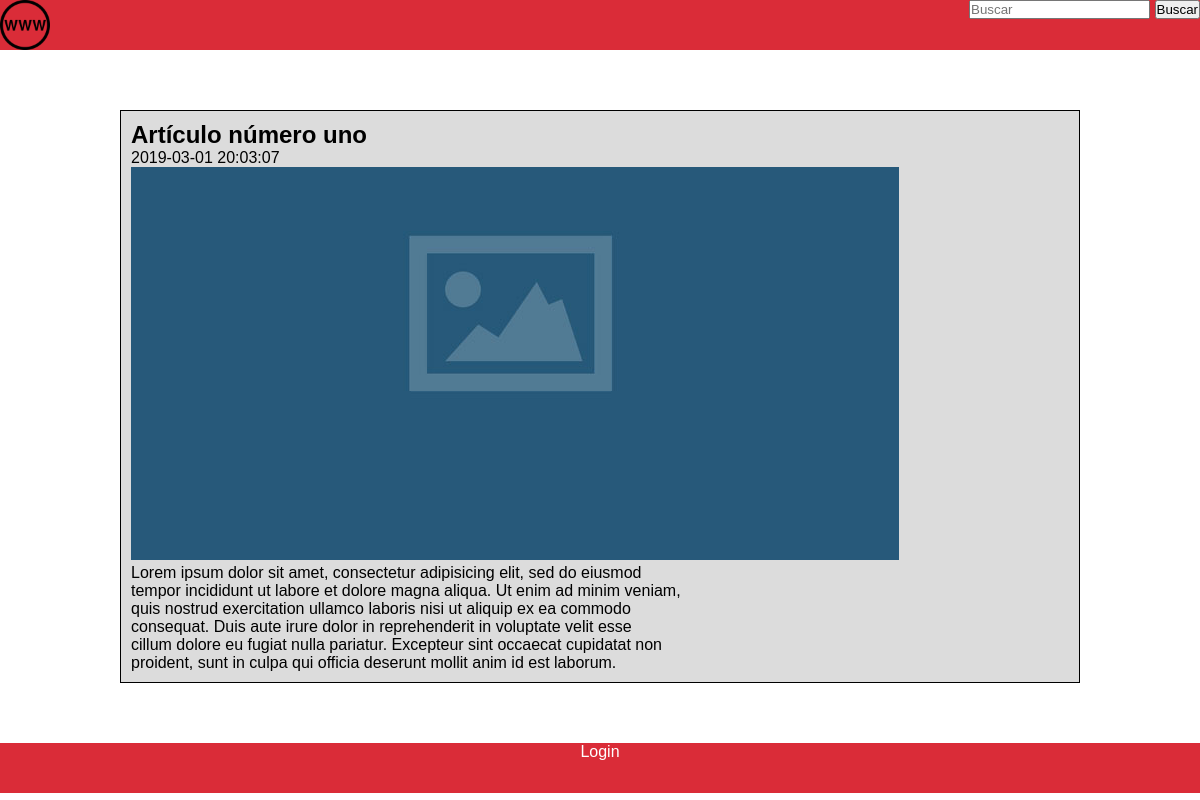
The app's page /single.php?id=5 with its own data.
### tables this page shows
CREATE TABLE `articulos` (
  `id` int(11) NOT NULL,
  `titulo` varchar(200) DEFAULT NULL,
  `extracto` varchar(200) DEFAULT NULL,
  `fecha` timestamp NULL DEFAULT CURRENT_TIMESTAMP,
  `texto` text,
  `thumb` varchar(50) DEFAULT NULL
);

### single.php (called while the page is built, shortened)
<?php
require 'admin/config.php';
require 'functions.php';
$conexion = conexion($bd_config);
$id_articulo = id_articulo($_GET['id']);
$post = obtener_post_por_id($conexion, $id_articulo);
$post = $post[0];
require 'views/single.view.php';
?>

### functions.php (called while the page is built, shortened)
<?php
function limpiarDatos($datos) {
	$datos = trim($datos);
	$datos = stripcslashes($datos);
	$datos = htmlspecialchars($datos);
	return $datos;
}
function id_articulo($id) {
	return (int) limpiarDatos($id);
}
function obtener_post_por_id($conexion, $id) {
	$resultado = $conexion->query("SELECT * FROM articulos WHERE id = $id LIMIT 1");
	$resultado = $resultado->fetchAll();
	return ($resultado) ? $resultado : false;
}
?>

### admin/config.php (called while the page is built, shortened)
<?php
$blog_config = array(
	'post_por_pagina' => '3',
	'carpeta_imagenes' => 'img/'
);
?>

### views/single.view.php (the view)
<?php require 'views/header.php'; ?>
<div class="contenedor">
	<div class="articulo">
		<h2 class="titulo"><?php echo $post['titulo']; ?></h2>
		<p class="fecha"><?php echo $post['fecha']; ?></p>
		<div class="thumb">
			<img src="<?php echo $blog_config['carpeta_imagenes']; ?><?php echo $post['thumb']; ?>">
		</div>
		<p><?php echo nl2br($post['texto']); ?></p>
	</div>
</div>
<?php require 'views/footer.php'; ?>

### css/style.css (style rules this page uses)
* { margin: 0; padding: 0; }
body { font-family: Helvetica; }
.contenedor { margin: 5% 10%; }
.articulo { background-color: #DCDCDC; border: 1px solid black; padding: 10px; min-width: 50%; }

### records on screen
articulos: titulo "Artículo número uno", fecha "2019-03-01 20:03:07", thumb (picture), texto "Lorem ipsum dolor sit amet, consectetur adipisicing elit, sed do eiusmod tempor incididunt ut labore et dolore magna aliqua. Ut enim ad minim veniam, quis nostrud exercitation ullamco laboris nisi ut aliquip ex ea commodo consequat. Duis aute irure dolor in reprehenderit in voluptate velit esse cillum dolore eu fugiat nulla pariatur. Excepteur sint occaecat cupidatat non proident, sunt in culpa qui officia deserunt mollit anim id est laborum."
